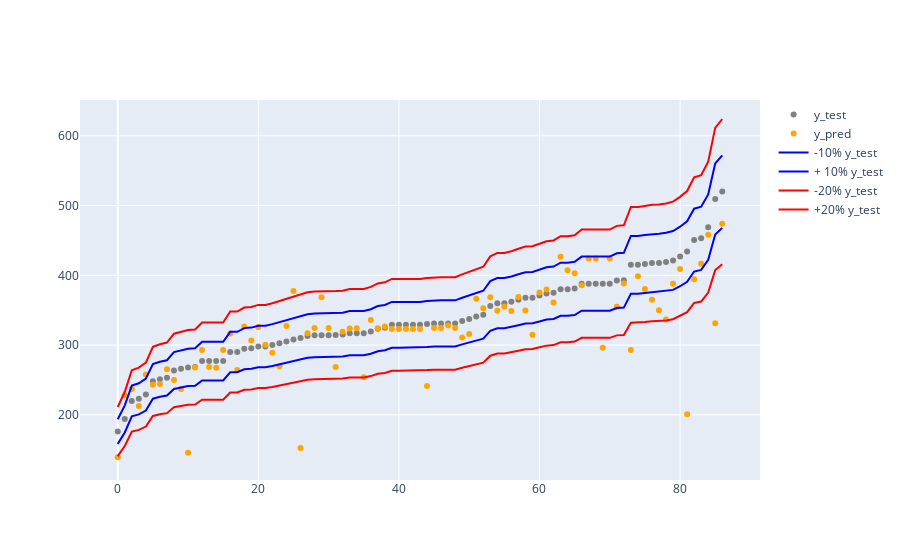

Notebook cell for this chart:
### Code cell
to_plot = pd.DataFrame({"y_test":y_test.values,
                        "y_pred":list(y_pred.reshape((87,))),
                        "lower":list(lower),
                        "upper":list(upper),
                        "upper_20": list(upper_20),
                        "lower_20": list(lower_20)})

to_plot = to_plot.sort_values("y_test")
to_plot = to_plot.reset_index(drop = True)
fig = make_subplots(specs=[[{"secondary_y": False}]])

fig.add_trace(go.Scatter(x=to_plot.index, y=to_plot['y_test'],
                         mode='markers',
                         name='y_test',marker=dict(color= "grey")))

fig.add_trace(go.Scatter(x=to_plot.index, y=to_plot['y_pred'],
                         mode='markers',
                         name='y_pred',
                         marker=dict(color= "orange")))

fig.add_trace(go.Scatter(x=to_plot.index, y=to_plot['lower'],
                         mode='lines',
                         name='-10% y_test',
                         marker=dict(color= "blue")))

fig.add_trace(go.Scatter(x=to_plot.index, y=to_plot['upper'],
                         mode='lines',
                         name='+ 10% y_test',
                         marker=dict(color= "blue")))

fig.add_trace(go.Scatter(x=to_plot.index, y=to_plot['lower_20'],
                         mode='lines',
                         name='-20% y_test',
                         marker=dict(color= "red")))

fig.add_trace(go.Scatter(x=to_plot.index, y=to_plot['upper_20'],
                         mode='lines',
                         name='+20% y_test',
                         marker=dict(color= "red")))
        
#         title = str((i+1)*n_epochs) + " epochs"
#         fig.update_layout(title=title)
        
        

#         name = title + ".html"
#         plotly.offline.plot(fig, filename=name)

fig.show()
